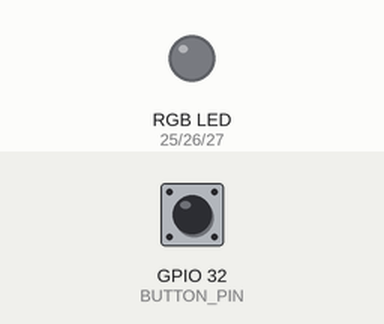
Simulated run of this sketch. Board: ESP32. Shown: an RGB LED mixed from three pins (HIGH = lit). The inputs (shaded band) are chosen by the test bench; at power-on: GPIO 32 (BUTTON_PIN) HIGH. Dim RGB values are drawn brighter than linear.

Above: at 1.2 s.
1.3 s: GPIO 32 (BUTTON_PIN) pulled LOW for 1 s
At 1.75 s:
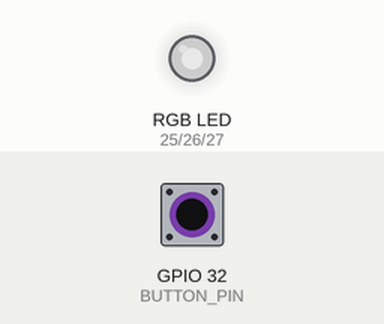
At 2.9 s:
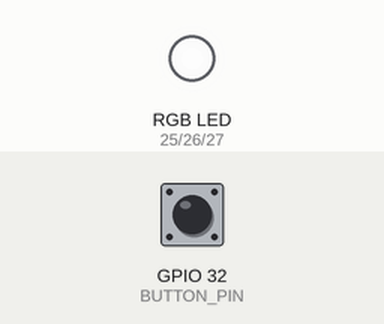
3.8 s: GPIO 32 (BUTTON_PIN) pulled LOW for 0.15 s
At 5.2 s:
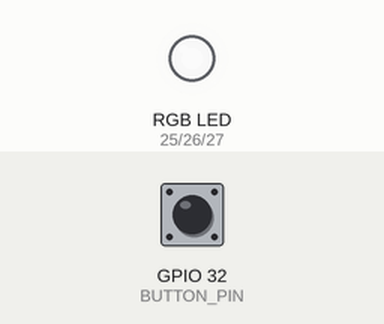
Timing chart, 0 to 6.8 s (numbered marks = the images above; inputs shaded):
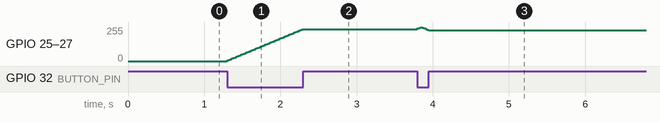

Measured:
- after the input at 1.3 s, GPIO 25 (RED_PIN), GPIO 26 (GREEN_PIN), GPIO 27 (BLUE_PIN): moves from 0/255 to 240/255 over 0.99 s, starting at once
- after the input at 3.8 s, GPIO 25 (RED_PIN), GPIO 26 (GREEN_PIN), GPIO 27 (BLUE_PIN): 240/255 → 230/255 at once

The sketch:

button_controlled_led.ino
```cpp
const int BUTTON_PIN = 32;
const int RED_PIN = 25;    // RED pin of the LED to PWM pin 4
const int GREEN_PIN = 26 ;  // GREEN pin of the LED to PWM pin 5
const int BLUE_PIN = 27;   // BLUE pin of the LED to PWM pin 6
const int LED_UPDATE_RATE = 20;
int brightness = 0; // LED brightness
int increment = 5;  // brightness increment
long timer;

void setup()
{
  pinMode(BUTTON_PIN, INPUT_PULLUP);
  Serial.begin(115200);

  timer = millis();
}

void loop()
{
  if ((millis() - timer > LED_UPDATE_RATE) && !digitalRead(BUTTON_PIN)) {
    brightness = brightness + increment;  // increment brightness for next loop iteration

    if (brightness <= 0 || brightness >= 255)    // reverse the direction of the fading
    {
      increment = -increment;
    }
    brightness = constrain(brightness, 0, 255);
    analogWrite(RED_PIN, brightness);
    analogWrite(GREEN_PIN, brightness);
    analogWrite(BLUE_PIN, brightness);
    timer = millis();
  }
}
```
